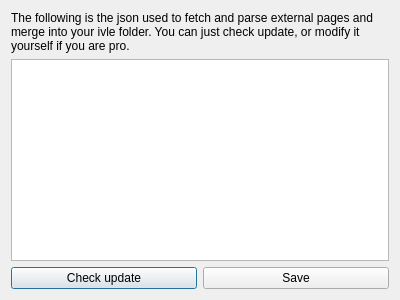
<?xml version="1.0" encoding="UTF-8"?>
<ui version="4.0">
 <class>AdvancedDialog</class>
 <widget class="QDialog" name="AdvancedDialog">
  <property name="geometry">
   <rect>
    <x>0</x>
    <y>0</y>
    <width>400</width>
    <height>300</height>
   </rect>
  </property>
  <property name="windowTitle">
   <string>Dialog</string>
  </property>
  <layout class="QVBoxLayout" name="verticalLayout">
   <item>
    <widget class="QLabel" name="label">
     <property name="text">
      <string>The following is the json used to fetch and parse external pages and merge into your ivle folder. You can just check update, or modify it yourself if you are pro.</string>
     </property>
     <property name="wordWrap">
      <bool>true</bool>
     </property>
    </widget>
   </item>
   <item>
    <widget class="QPlainTextEdit" name="plainTextEdit"/>
   </item>
   <item>
    <layout class="QHBoxLayout" name="horizontalLayout">
     <item>
      <widget class="QPushButton" name="pushButton">
       <property name="text">
        <string>Check update</string>
       </property>
      </widget>
     </item>
     <item>
      <widget class="QPushButton" name="pushButton_2">
       <property name="text">
        <string>Save</string>
       </property>
      </widget>
     </item>
    </layout>
   </item>
  </layout>
 </widget>
 <resources/>
 <connections/>
</ui>
